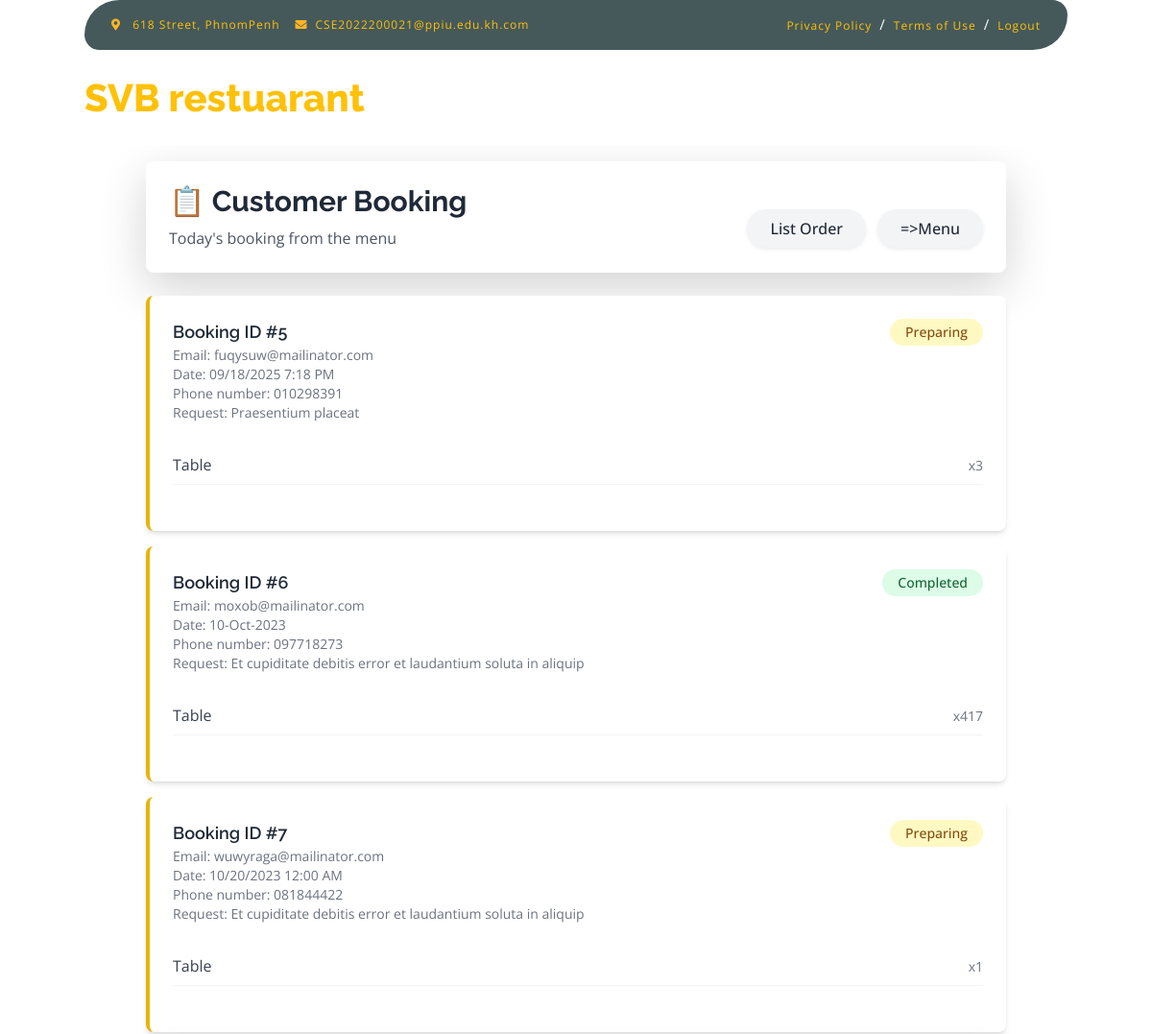
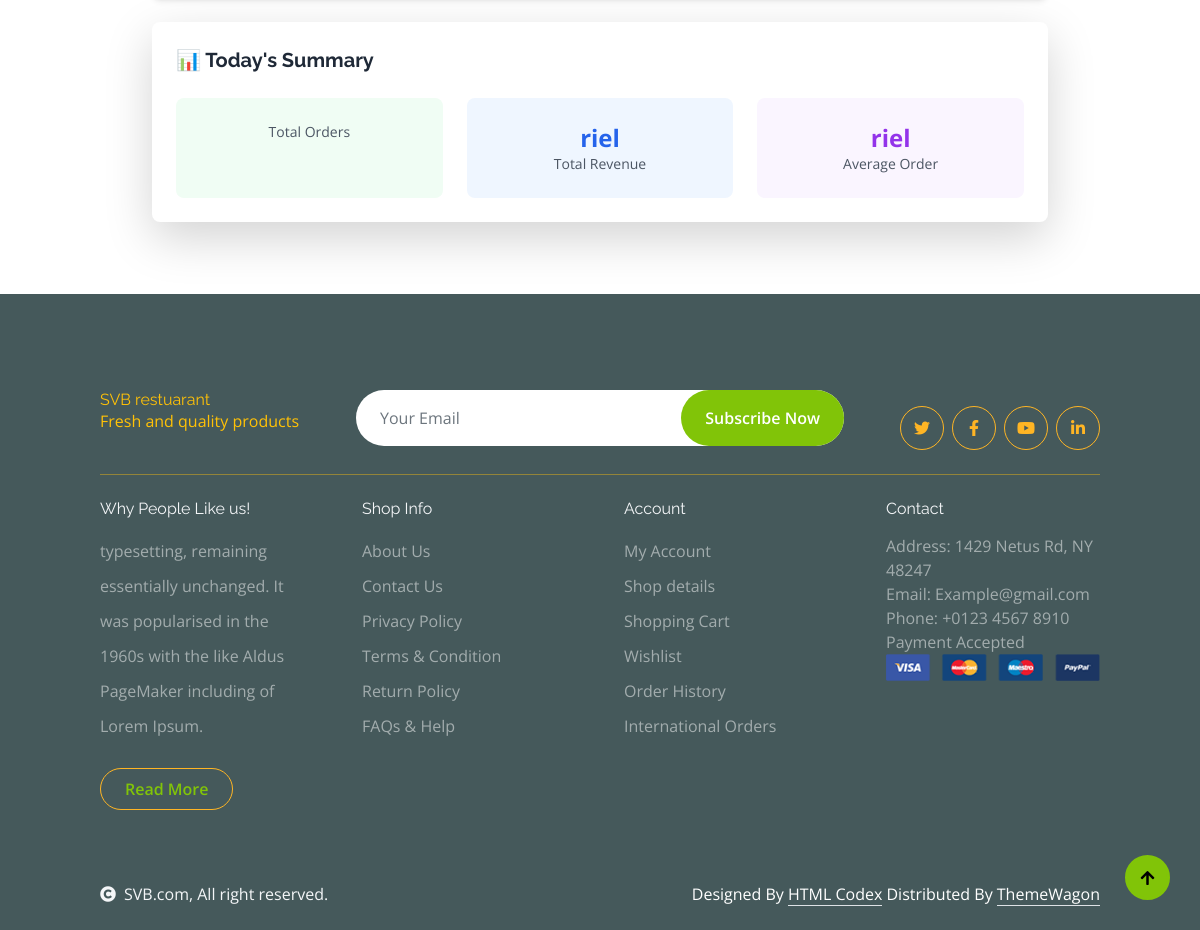
/list_booking.html, run on the app's committed database (2 pictures, top to bottom).
### myapp/models.py (models this page shows, shortened)
class Booking(models.Model):
    name = models.CharField(max_length=100)
    email =models.CharField(max_length=100)
    date = models.CharField(max_length=100)
    quantity_peo = models.CharField(max_length=20)
    special_req = models.TextField(max_length=200)
    is_approved = models.BooleanField(default=False)
    phone_number = models.CharField(max_length=100, default="", blank=True, null=True)

### myapp/views.py (the view)
# urls.py: path('list_booking.html',svb_restuarant.Booking_list),
def Booking_list(request):
    bookings = Booking.objects.all()
    return render(request,'list_booking.html',{'bookings':bookings})

### myapp/templates/list_booking.html (shortened to what this page needs)
{% extends 'base_order.html' %}
{% load static %}
{% block content %}
<div class="max-w-4xl mx-auto py-6">
        <<br><br><br><br><br><br>
        <div class="bg-white rounded-lg shadow-lg p-6 mb-6 flex flex-col md:flex-row md:justify-between md:items-center">
            <div>
                <h1 class="text-3xl font-bold text-gray-800 mb-2">📋 Customer Booking</h1>
                <p class="text-gray-600">Today's booking from the menu</p>
            </div>
            <div class="flex space-x-3 mt-4 md:mt-0">
                <a href="shop-detail.html" class="px-4 py-2 bg-gray-100 text-gray-800 rounded-full hover:bg-yellow-500 hover:text-white transition duration-300 font-medium shadow-sm">List Order</a>
                <a href="shop.html" class="px-4 py-2 bg-gray-100 text-gray-800 rounded-full hover:bg-yellow-500 hover:text-white transition duration-300 font-medium shadow-sm">=>Menu</a>
            </div>
        </div>
    <script src="https://cdn.tailwindcss.com"></script>
    <div class="space-y-4" id="orderList">
        {% for booking in bookings %}
            <div class="bg-white rounded-lg shadow-md p-6
                {% if online_order.is_approved %}border-l-4 border-green-500{% else %}border-l-4 border-yellow-500{% endif %}">
                <div class="flex justify-between items-start mb-4">
                    <div>
                        <h3 class="text-lg font-semibold text-gray-800">Booking ID #{{ booking.id }}</h3>
                        <p class="text-sm text-gray-500">Email: {{ booking.email }}</p>
                        <p class="text-sm text-gray-500">Date: {{ booking.date }}</p>
                        <p class="text-sm text-gray-500">Phone number: {{ booking.phone_number }}</p>
                        <p class="text-sm text-gray-500">Request: {{ booking.special_req }}</p>
                    </div>
                    {% if booking.is_approved %}
                        <span class="bg-green-100 text-green-800 px-3 py-1 rounded-full text-sm font-medium">Completed</span>
                    {% else %}
                        <span class="bg-yellow-100 text-yellow-800 px-3 py-1 rounded-full text-sm font-medium">Preparing</span>
                    {% endif %}
                </div>
                <div class="space-y-2 mb-4">
                    <div class="flex justify-between items-center py-2 border-b border-gray-100">
                        <span class="text-gray-700">Table </span>
                        <div class="text-right">
                            <span class="text-sm text-gray-500">x{{ booking.quantity_peo }}</span>
                        </div>
                    </div>
                </div>
            </div>
        {% endfor %}
    </div>
    <div class="bg-white rounded-lg shadow-lg p-6 mt-6">
        <h2 class="text-xl font-bold text-gray-800 mb-4">📊 Today's Summary</h2>
        <div class="grid grid-cols-1 md:grid-cols-3 gap-4">
            <div class="text-center p-4 bg-green-50 rounded-lg">
                <div class="text-sm text-gray-600">Total Orders</div>
            </div>
            <div class="text-center p-4 bg-blue-50 rounded-lg">
                <div class="text-2xl font-bold text-blue-600">{{ total_revenue }} riel</div>
                <div class="text-sm text-gray-600">Total Revenue</div>
            </div>
            <div class="text-center p-4 bg-purple-50 rounded-lg">
                <div class="text-2xl font-bold text-purple-600">{{ average_order|floatformat:2 }} riel</div>
                <div class="text-sm text-gray-600">Average Order</div>
            </div>
        </div>
    </div>
</div>
{% endblock %}

### data on the page
Booking: id "5", email "fuqysuw@mailinator.com", date "09/18/2025 7:18 PM", phone_number "010298391", special_req "Praesentium placeat", is_approved "Preparing", quantity_peo "3"
Booking: id "6", email "moxob@mailinator.com", date "10-Oct-2023", phone_number "097718273", special_req "Et cupiditate debitis error et laudantium soluta in aliquip", is_approved "Completed", quantity_peo "417"
Booking: id "7", email "wuwyraga@mailinator.com", date "10/20/2023 12:00 AM", phone_number "081844422", special_req "Et cupiditate debitis error et laudantium soluta in aliquip", is_approved "Preparing", quantity_peo "1"
